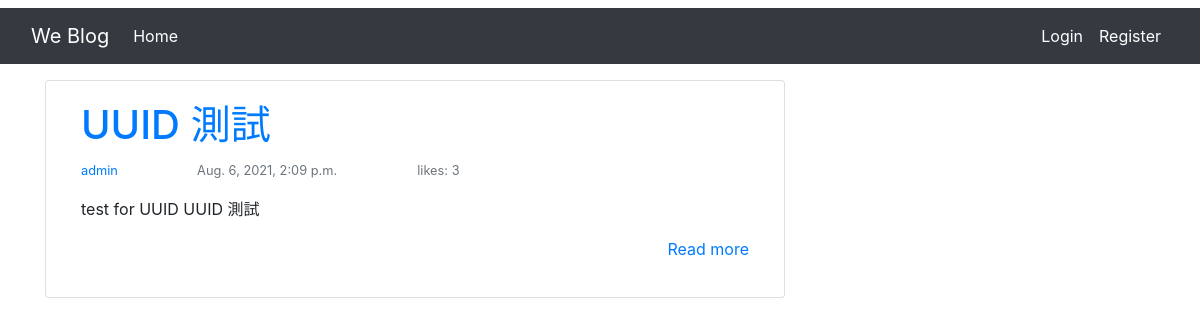
Screenshot of /blog/post/ with the database file from the repository.
### post/models.py (models this page shows, shortened)
class Post(models.Model):
    title = models.CharField(max_length=50, unique=True)
    uuid = models.UUIDField(default=uuid.uuid4, editable=False, unique=True)
    author = models.ForeignKey(
        User, on_delete=models.CASCADE, related_name="blog_posts"
    )
    updated_date = models.DateTimeField(auto_now=True)
    content = models.TextField()
    created_date = models.DateTimeField(auto_now_add=True)
    status = models.IntegerField(choices=STATUS, default=0)
    likes = models.ManyToManyField(User, related_name="blog_likes")
    class Meta:
        ordering = ["-created_date"]

### post/views.py (the view)
# urls.py: path("", PostListView.as_view(), name="post-list"),
class PostListView(ListView):
    template_name = "post/post_list.html"
    queryset = Post.objects.all()

### templates/post/post_list.html (shortened to what this page needs)
{% extends "base.html" %}
{% block content %}
    {% for post in post_list %}
        <div class="col-md-8 card mb-4  mt-3 left  top">
            <div class="card-body">
            <h1><a href="{% url 'post-detail' post.pk %}">{{ post.title }}</a></h1>
            <p class="text-muted">
                <small>
                    <a href="{% url 'user-profile' post.author.pk %}">{{ post.author }}</a>
                </small>
                <small style="margin-left: 2cm">{{ post.created_date }}</small>
                <small style="margin-left: 2cm">likes: {{ post.likes.all.count }}</small>
            </p>
            <p class="card-text">
                {{ post.content | slice:":100" | safe }}
            </p>
            <p style="text-align: right;">
                <a href="{% url 'post-detail' post.pk %}">Read more</a>
            </p>
            </div>
        </div>
    {% endfor %}
{% endblock %}

### rows the page displays
Post: title "UUID 測試", author "admin", created_date "Aug. 6, 2021, 2:09 p.m.", likes.all.count "3", content "test for UUID UUID 測試"
